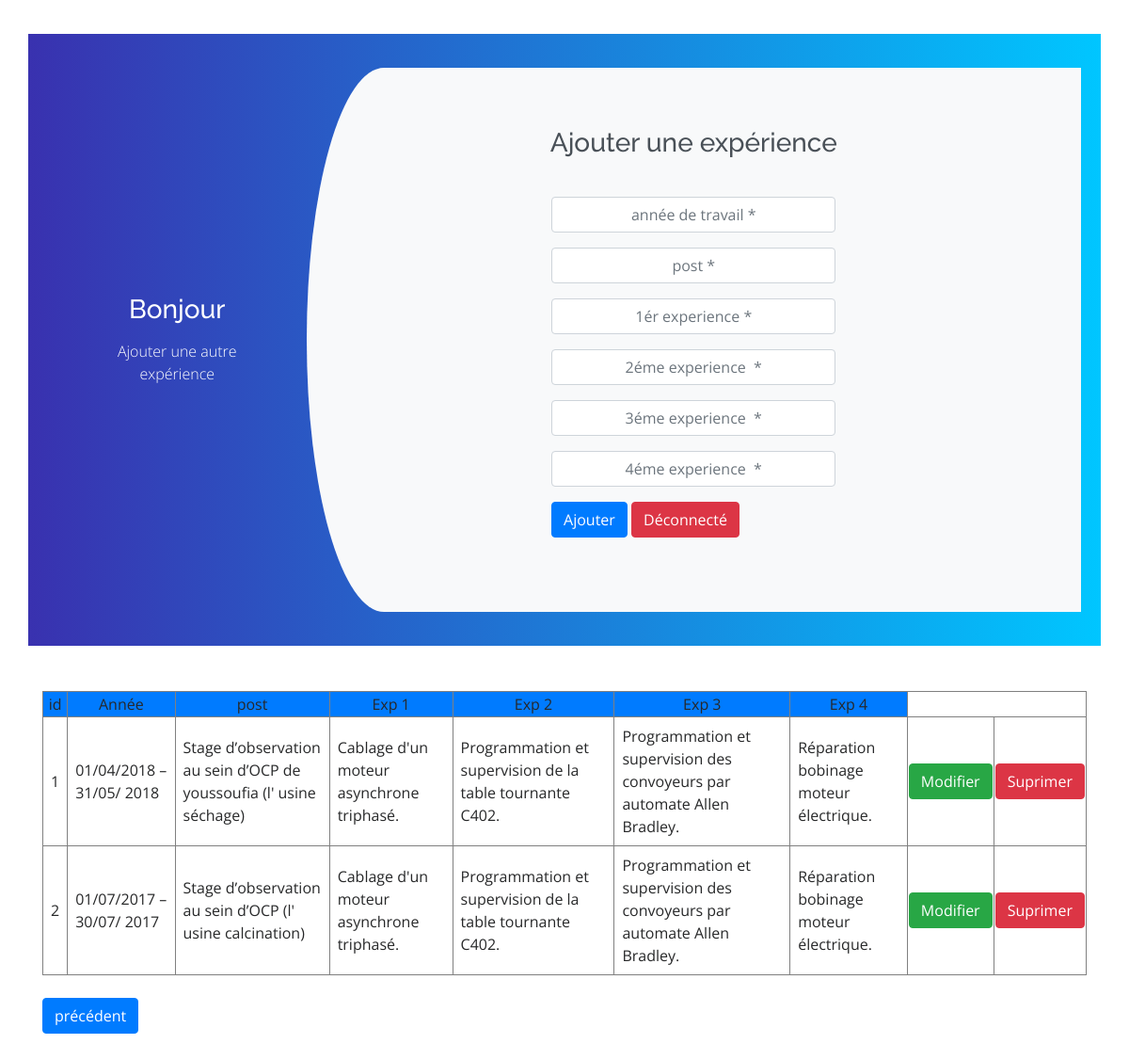
Screenshot of /modif/experience/ajout.php (signed in) with the database file from the repository.
### tables this page shows
CREATE TABLE `experience_professionelle` (
  `id` int(20) NOT NULL,
  `post` varchar(100) NOT NULL,
  `anne` varchar(50) NOT NULL,
  `experience1` varchar(200) NOT NULL,
  `experience2` varchar(200) NOT NULL,
  `experience3` varchar(200) NOT NULL,
  `experience4` varchar(200) NOT NULL
);

### modif/experience/ajout.php (the view, shortened to what this page needs)
<?php
include("../../interdit.php");
$query_exp = "SELECT * FROM experience_professionelle";
$result = mysqli_query($con,$query_exp);
?>
<!DOCTYPE html>
<html lang="en">
<head>
  <link href="../../assets/vendor/bootstrap/css/bootstrap.min.css" rel="stylesheet">
  <link href="../../assets/vendor/icofont/icofont.min.css" rel="stylesheet">
  <link href="../../assets/vendor/boxicons/css/boxicons.min.css" rel="stylesheet">
  <link href="../../assets/vendor/venobox/venobox.css" rel="stylesheet">
  <link href="../../assets/vendor/owl.carousel/assets/owl.carousel.min.css" rel="stylesheet">
  <link href="../../assets/vendor/aos/aos.css" rel="stylesheet">
  <link href="../../assets/css/style.css" rel="stylesheet">
  <link href="../../assets/css/style2.css" rel="stylesheet">
</head>
<body>
  <div class="container register">
    <div class="row d-flex align-items-center">
      <div class="col-md-3 register-left">
        <h3>Bonjour</h3>
        <p>Ajouter une autre expérience</p>
      </div>
      <div class="col-md-9 register-right">
        <div class="tab-content" id="myTabContent">
          <div class="tab-pane fade show active" id="home" role="tabpanel" aria-labelledby="home-tab">
            <h3 class="register-heading">Ajouter une expérience</h3>
            <div class="row register-form d-flex justify-content-center">
              <div class="col-md-6 ">
                <form action="" method="post">
                  <div class="form-group">
                    <input type="text" class="form-control text-center" name="annee" placeholder="année de travail *" value="" />
                  </div>
                  <div class="form-group">
                    <input type="text" class="form-control text-center" name="post" placeholder="post *" value="" />
                  </div>
                  <div class="form-group">
                    <input type="text" class="form-control text-center" name="ex1" placeholder="1ér experience *" value="" />
                  </div>
                  <div class="form-group">
                    <input type="text" class="form-control text-center" name="ex2" placeholder="2éme experience  *" value="" />
                  </div>
                  <div class="form-group">
                    <input type="text" class="form-control text-center" name="ex3" placeholder="3éme experience  *" value="" />
                  </div>
                  <div class="form-group">
                    <input type="text" class="form-control text-center" name="ex4" placeholder="4éme experience  *" value="" />
                  </div>
                  <div>
                    <button class="btn btn-primary" type="submit" name="Ajouter">Ajouter</button>
                    <button class="btn btn-danger" type="submit" name="Déconnecté">Déconnecté</button>
                  </div>
                </form>
              </div>
            </div>
          </div>
        </div>
      </div>
    </div>
  </div>
  <div class="container my-5">
    <table class="table1" border=1>
    <tr>
                <td class="td1 text-center bg-primary" >id </td>
                <td class="td1 text-center bg-primary">Année</td>
                <td class="td1 text-center bg-primary">post</td>
                <td class="td1 text-center bg-primary">Exp 1</td>
                <td class="td1 text-center bg-primary">Exp 2</td>
                <td class="td1 text-center bg-primary">Exp 3</td>
                <td class="td1 text-center bg-primary">Exp 4</td>
            </tr>
    <?php
    if(mysqli_num_rows($result)>0 ){
        while($row = mysqli_fetch_assoc($result) ) {
          ?>
          <tr>
            <td class="p-2"><?=$row['id'];?></td>
            <td class="p-2"><?=$row['anne'];?></td>
            <td class="p-2"><?=$row['post'];?></td>
            <td class="p-2"><?=$row['experience1'];?></td>
            <td class="p-2"><?=$row['experience2'];?></td>
            <td class="p-2"><?=$row['experience3'];?></td>
            <td class="p-2"><?=$row['experience4'];?></td>
            <td><a class="modif btn btn-success" href="modification.php?edit_dc=<?=$row['id'];?>">Modifier</a></td>
            <td><a class="supp btn btn-danger " href="ajout.php?delete_dc=<?=$row['id'];?>">Suprimer</a></td>
          </tr>
          <?php
        }
      }else{
        echo "0 result";
      }
    ?>
        </table>
      <div class="py-4">
        <form action="" method="POST">
            <button class="btn btn-primary" type=submit name="precedent">précédent</button>
        </form>
      </div>
  </div>
</body>
</html>

### assets/css/style.css (style rules this page uses)
body { font-family: "Open Sans", sans-serif; color: #272829; }
a { color: #1160c3; }
h1, h2, h3, h4, h5, h6 { font-family: "Raleway", sans-serif; }

### assets/css/style2.css (style rules this page uses)
.register { background: -webkit-linear-gradient(left, #3931af, #00c6ff); margin-top: 3%; padding: 3%; }
.register-left { text-align: center; color: #fff; margin-top: 4%; }
.register-right { background: #f8f9fa; border-top-left-radius: 10% 50%; border-bottom-left-radius: 10% 50%; }
.register-left p { font-weight: lighter; padding: 12%; margin-top: -9%; }
.register .register-form { padding: 10%; margin-top: 10%; }
.register-heading { text-align: center; margin-top: 8%; margin-bottom: -15%; color: #495057; }

### rows the page displays
experience_professionelle: id "1", anne "01/04/2018 – 31/05/ 2018", post "Stage d’observation au sein d’OCP de youssoufia (l' usine séchage)", experience1 "Cablage d'un moteur asynchrone triphasé.", experience2 "Programmation et supervision de la table tournante C402.", experience3 "Programmation et supervision des convoyeurs par automate Allen Bradley.", experience4 "Réparation bobinage moteur électrique."
experience_professionelle: id "2", anne "01/07/2017 – 30/07/ 2017", post "Stage d’observation au sein d’OCP (l' usine calcination)", experience1 "Cablage d'un moteur asynchrone triphasé.", experience2 "Programmation et supervision de la table tournante C402.", experience3 "Programmation et supervision des convoyeurs par automate Allen Bradley.", experience4 "Réparation bobinage moteur électrique."
